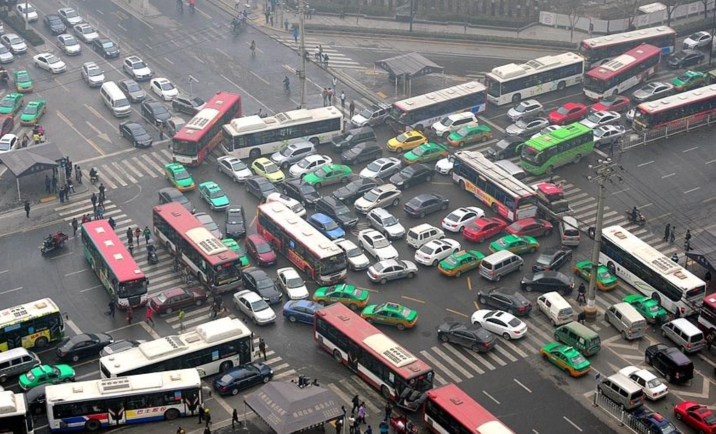
#> input picture weekly_report/week3_4/crossroads.png, 1432 x 867 px, given in place of road_mask_refined.png, which was not available (shown at 1/2 size)
$ jupyter execute --allow-errors handout.ipynb   (text cells are left out)
#> lines starting #> are read from the running program, lines starting #| are printed output that depends on the picture; after the words box and inside, x2 and y2 are one past the last pixel; in counts of white or black regions, pixels touching at a corner belong together; pictures that were not available may be replaced by others from this repository, and a replacement may not be noted
[cell 1]
# Get frames livestream youtube crossroad.

import yt_dlp
import cv2
from ultralytics import YOLO
import time
import os
import csv

# -------------------------------
# 1. Cấu hình
# -------------------------------
url = "https://www.youtube.com/watch?v=ByED80IKdIU"
save_dir = "frames"
csv_path = "vehicle_boxes.csv"
frame_interval = 2   # giây giữa 2 frame
max_frames = 100

os.makedirs(save_dir, exist_ok=True)

# -------------------------------
# 2. Chuẩn bị file CSV
# -------------------------------
with open(csv_path, "w", newline="", encoding="utf-8") as f:
    writer = csv.writer(f)
    writer.writerow(["timestamp", "frame_id", "class", "confidence", "x1", "y1", "x2", "y2", "center_x", "center_y"])

# -------------------------------
# 3. Tải model
# -------------------------------
#> (the rest of this cell did not finish here and is left out)

[cell 2]
# trích frame từ vide file .mp4
import cv2
from ultralytics import YOLO
import time
import os
import csv

# -------------------------------
# 1. Cấu hình
# -------------------------------
video_path = "./video/test_2.mp4"   # 👉 Thay bằng đường dẫn video của bạn
save_dir = "frames_2"
csv_path = "vehicle_boxes_2.csv"
frame_interval = 2   # giây giữa 2 frame
max_frames = 6

os.makedirs(save_dir, exist_ok=True)

# -------------------------------
# 2. Chuẩn bị file CSV
# -------------------------------
with open(csv_path, "w", newline="", encoding="utf-8") as f:
    writer = csv.writer(f)
    writer.writerow(["timestamp", "frame_id", "class", "confidence", "x1", "y1", "x2", "y2", "center_x", "center_y"])

# -------------------------------
# 3. Tải model YOLO
# -------------------------------
#> (the rest of this cell did not finish here and is left out)

[cell 3]
# xây dựng mask road thất bại, nhưng có thể ửng dụng vào xây dựng mật độ
import torch
from torchvision import models, transforms
from PIL import Image
import numpy as np
import cv2
import glob
import matplotlib.pyplot as plt

# 1. Load model
#> (the rest of this cell did not finish here and is left out)

[cell 4]
import os
import glob
import cv2
import torch
import numpy as np
from PIL import Image
from transformers import AutoImageProcessor, AutoModelForSemanticSegmentation
import matplotlib.pyplot as plt

#> (the rest of this cell did not finish here and is left out)

[cell 5]
# test
import os
import cv2
import pandas as pd
import numpy as np

# -----------------------------
# 1️⃣ Cấu hình ban đầu
# -----------------------------
frames_dir = "frames"
output_dir = "map_frames"
os.makedirs(output_dir, exist_ok=True)

# Đọc mask refined
road_mask = cv2.imread("road_mask_refined.png", cv2.IMREAD_GRAYSCALE)
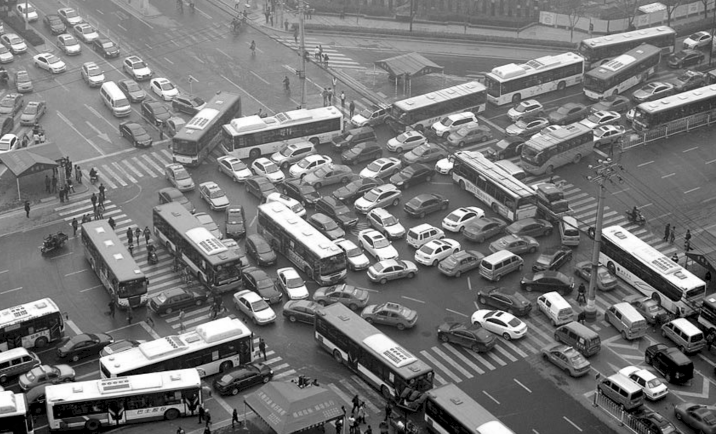
#> road_mask: shape (867, 1432) (shown at 1/2 size); min 0, max 255, mean 119.5
road_mask = cv2.resize(road_mask, (1920, 1080))  # điều chỉnh tùy theo kích thước frame thực tế
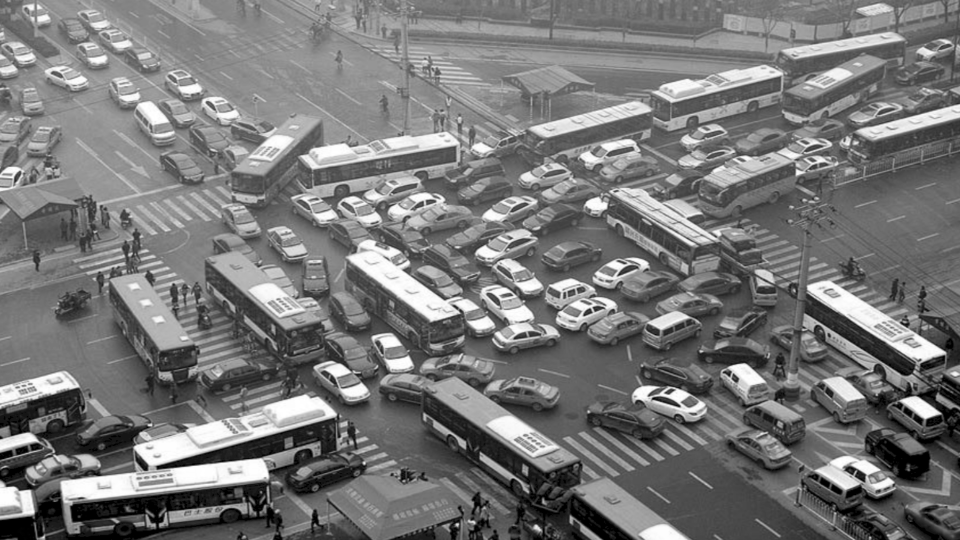
#> road_mask: shape (1080, 1920) (shown at 1/2 size); min 0, max 255, mean 119.4
road_mask_color = cv2.cvtColor(road_mask, cv2.COLOR_GRAY2BGR)
road_mask_color = (road_mask_color > 128).astype(np.uint8) * np.array([0, 180, 0], np.uint8)  # xanh lá nhẹ
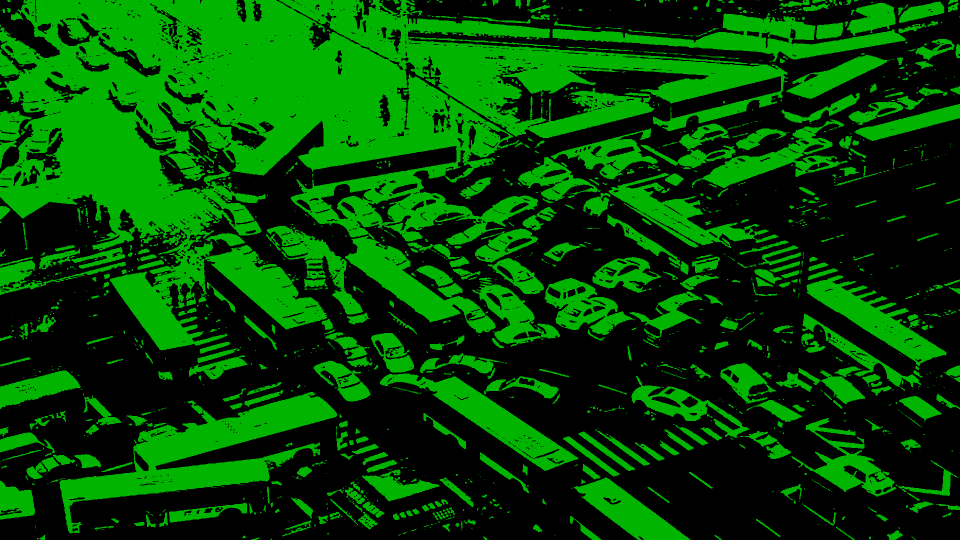
#> road_mask_color: shape (1080, 1920, 3) (shown at 1/2 size); mean B, G, R 0, 72.6, 0

# Đọc file CSV chứa bounding boxes
df = pd.read_csv("vehicle_boxes.csv")

# Lọc chỉ những class quan tâm
target_classes = ["car", "motorcycle", "bus", "truck", "person"]
df = df[df["class"].isin(target_classes)]

# Kích thước hiển thị tương ứng theo class
class_size = {
    "person": 2,
    "motorcycle": 3,
    "car": 4,
    "truck": 6,
    "bus": 8
}

# Màu hiển thị theo class (BGR)
class_color = {
    "person": (0, 0, 255),       # đỏ
    "motorcycle": (255, 0, 0),   # xanh dương
    "car": (0, 255, 255),        # vàng
    "truck": (0, 128, 255),      # cam
    "bus": (0, 255, 0)           # xanh lá tươi
}

# -----------------------------
# 2️⃣ Tạo map cho từng frame
# -----------------------------
#> (the rest of this cell did not finish here and is left out)

[cell 6]
import pandas as pd
import numpy as np
import matplotlib.pyplot as plt
import cv2

# -------------------------------
# 1️⃣ Đọc dữ liệu
# -------------------------------
df = pd.read_csv("vehicle_boxes.csv")

# Chỉ lấy các class quan tâm
vehicle_classes = ['car', 'motorcycle', 'bus', 'truck', 'person']
vehicle_df = df[df['class'].isin(vehicle_classes)].copy()

# Tính tọa độ trung tâm bbox
vehicle_df['center_x'] = (vehicle_df['x1'] + vehicle_df['x2']) / 2
vehicle_df['center_y'] = (vehicle_df['y1'] + vehicle_df['y2']) / 2

# -------------------------------
# 2️⃣ Đọc road mask để làm nền
# -------------------------------
road_mask = cv2.imread("road_mask_refined.png", cv2.IMREAD_GRAYSCALE)
if road_mask is None:
    raise FileNotFoundError("❌ Không tìm thấy file road_mask_refined.png")

h, w = road_mask.shape
#> h = 867; w = 1432
road_mask_rgb = cv2.cvtColor(road_mask, cv2.COLOR_GRAY2RGB)
road_mask_rgb = np.where(road_mask_rgb > 128, 220, 255).astype(np.uint8)  # nền sáng, đường xám nhạt
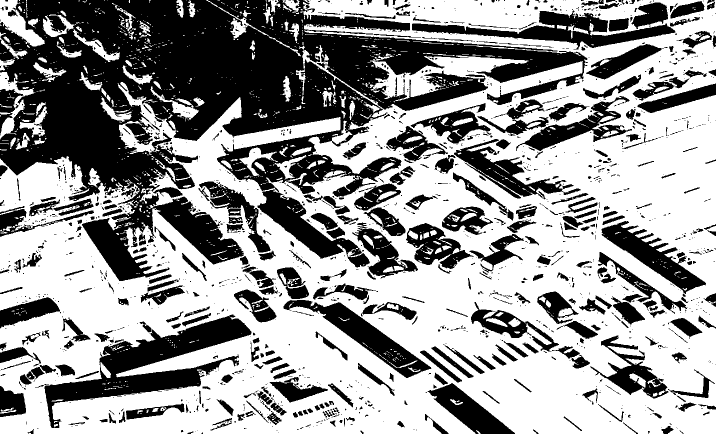
#> road_mask_rgb: shape (867, 1432, 3) (shown at 1/2 size); values 220 (black) and 255 (white), 59.6% white; 1600 black regions (1158 under 20 px), largest, box (x1, y1, x2, y2) and area: (0, 0, 1176, 562) 261413, (89, 629, 503, 856) 27241, (824, 21, 1351, 99) 13151

# -------------------------------
# 3️⃣ Vẽ scatter plot
# -------------------------------
color_map = {
    'car': 'blue',
    'truck': 'green',
    'bus': 'orange',
    'motorcycle': 'red',
    'person': 'purple'
}

# Duyệt từng frame
for frame_id in sorted(vehicle_df["frame_id"].unique()):
    frame_data = vehicle_df[vehicle_df["frame_id"] == frame_id]

    fig, ax = plt.subplots(figsize=(w/100, h/100))

    # Nền road mask
    ax.imshow(road_mask_rgb, extent=[0, w, h, 0])

    # Các phương tiện
    for v_class, data in frame_data.groupby("class"):
        ax.scatter(
            data["center_x"], data["center_y"],
            c=color_map.get(v_class, "black"),
            label=v_class,
            s = data['confidence'] * 1000,
            alpha=0.9,
            edgecolors='white'
        )

    # Định dạng trục
    ax.set_xlim(0, w)
    ax.set_ylim(0, h)
    ax.invert_yaxis()
    ax.set_aspect('equal', adjustable='box')
    ax.legend(loc='upper right')
    ax.set_title(f"Traffic Map - Frame {frame_id}", fontsize=14)

    plt.tight_layout(pad=0)
    plt.show()
    # Hoặc lưu nếu cần:
    plt.savefig(f"map_scatter/frame_{frame_id:04d}.png", dpi=150)
    plt.close(fig)

[cell 7]
[
    np.array([[244, 274], [564, 270]]),
    np.array([[718, 977], [1668, 847]])
]

[cell 8]
import pandas as pd
import numpy as np
import cv2
import io

# --- 1. Chuẩn bị dữ liệu ---
# Dữ liệu bounding box của các phương tiện
csv_data = """timestamp,frame_id,class,confidence,x1,y1,x2,y2,center_x,center_y
2025-10-17 14:47:15,1,car,0.8689222931861877,471.1004638671875,347.34307861328125,601.2760009765625,404.24261474609375,536.188232421875,375.7928466796875
2025-10-17 14:47:15,1,car,0.8507338762283325,1069.08740234375,323.9072265625,1186.06298828125,368.37493896484375,1127.5751953125,346.1410827636719
2025-10-17 14:47:15,1,car,0.8332301378250122,372.28656005859375,416.2896728515625,531.8116455078125,470.2647705078125,452.0491027832031,443.2772216796875
2025-10-17 14:47:15,1,car,0.7583964467048645,1138.113037109375,350.7173156738281,1277.228759765625,423.9996032714844,1207.6708984375,387.35845947265625
2025-10-17 14:47:15,1,car,0.7070091366767883,610.7156982421875,167.63174438476562,657.7249755859375,193.93417358398438,634.2203369140625,180.782958984375
2025-10-17 14:47:15,1,car,0.640680730342865,980.9049682617188,526.8892211914062,1271.282470703125,588.4622192382812,1126.0937194824219,557.6757202148438
2025-10-17 14:47:15,1,motorcycle,0.4301404654979706,926.916748046875,357.03607177734375,980.298828125,397.89910888671875,953.6077880859375,377.46759033203125
2025-10-17 14:47:15,1,car,0.4477916359901428,622.5914306640625,276.99920654296875,673.3739013671875,316.21124267578125,647.982666015625,296.605224609375
"""
df = pd.read_csv(io.StringIO(csv_data))

# Lọc dữ liệu cho frame 1 và chỉ lấy các phương tiện cần thiết
frame_df = df[(df['frame_id'] == 1) & (df['class'].isin(['car', 'motorcycle']))].copy()

# --- 2. Thiết lập phép biến đổi phối cảnh ---

# 4 điểm nguồn trên ảnh gốc (theo tọa độ pixel)
# Tương ứng với: [top-left, top-right, bottom-left, bottom-right] của hình chữ nhật trong thực tế
pts_src = np.array([
    [244, 274],
    [564, 270],
    [718, 977],
    [1668, 847]
], dtype=np.float32)

# Kích thước của hình chữ nhật trong thực tế (đơn vị: mét)
# Giả sử đoạn đường này rộng 15 mét và dài 40 mét
REAL_WORLD_WIDTH_METERS = 15.0
REAL_WORLD_HEIGHT_METERS = 40.0

# 4 điểm đích tương ứng trên mặt phẳng thực tế
pts_dst = np.array([
    [0, 0],
    [REAL_WORLD_WIDTH_METERS, 0],
    [0, REAL_WORLD_HEIGHT_METERS],
    [REAL_WORLD_WIDTH_METERS, REAL_WORLD_HEIGHT_METERS]
], dtype=np.float32)

# Tính toán ma trận biến đổi M
M = cv2.getPerspectiveTransform(pts_src, pts_dst)
print("Ma trận biến đổi phối cảnh (M):")
print(M)
print("-" * 30)

# --- 3. Áp dụng phép biến đổi để lấy tọa độ thực tế ---

real_world_coords = []
for index, row in frame_df.iterrows():
    # Lấy điểm trung tâm ở cạnh dưới của bounding box (điểm tiếp xúc mặt đường)
    bottom_center_x = (row['x1'] + row['x2']) / 2
    bottom_center_y = row['y2']

    # Tạo điểm dưới dạng ma trận numpy để OpenCV xử lý
    # Cấu trúc bắt buộc là (1, 1, 2)
    point_in_image = np.array([[[bottom_center_x, bottom_center_y]]], dtype=np.float32)

    # Áp dụng phép biến đổi
    point_in_real_world = cv2.perspectiveTransform(point_in_image, M)

    # Lấy tọa độ x, y từ kết quả
    real_x = point_in_real_world[0][0][0]
    real_y = point_in_real_world[0][0][1]

    real_world_coords.append({
        'class': row['class'],
        'confidence': row['confidence'],
        'real_x_meters': real_x,
        'real_y_meters': real_y
    })

# Chuyển kết quả thành DataFrame của Pandas để dễ xem
results_df = pd.DataFrame(real_world_coords)

# --- 4. Hiển thị kết quả ---
print("Tọa độ của các phương tiện trên mặt phẳng thực tế (Frame 1):")
print(results_df)
